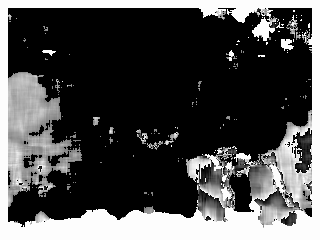
#> input picture disparity16.pgm, 320 x 240 px
$ python 'who?.py' disparity16.pgm   (Python 2 division)   (older library calls are emulated)
#> lines starting #> are read from the running program, lines starting #| are printed output that depends on the picture
import cv2
import numpy as np
import sys

def circle_nocolor():
    src = cv2.imread(str(sys.argv[1]),cv2.IMREAD_COLOR)
#> src is the input picture: shape (240, 320, 3); min 0, max 255, mean 76
    output = src.copy()
    gray = cv2.cvtColor(src,cv2.COLOR_BGR2GRAY)
    gray  = cv2.GaussianBlur(gray, (5,5), 0)
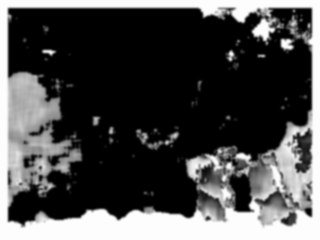
#> gray: shape (240, 320); min 0, max 253, mean 76
    circles = cv2.HoughCircles(gray, cv2.cv.CV_HOUGH_GRADIENT, 2, 2)
#> circles = 31 rows, first 8: [175, 103, 127.8], [183, 121, 129.8], [177, 101, 130.2], [237, 111, 98.2], [243, 91, 78], [221, 103, 89.2], [219, 85, 92.8], [269, 115, 99.8]
    cv2.imwrite("GRAY.Png",gray)
    if circles is not None:
        print len(circles)
#| 1
        circles = np.round(circles[0,:]).astype("int")
#> circles = 31 rows, first 8: [175, 103, 128], [183, 121, 130], [177, 101, 130], [237, 111, 98], [243, 91, 78], [221, 103, 89], [219, 85, 93], [269, 115, 100]
        for (x,y,r) in circles:
            cv2.circle(output, (x,y), r, (0,255,0),4)
            cv2.rectangle(output,(x-5,y-5),(x+5,y+5),(0,128,255),-1)
            cv2.imshow("output", np.hstack([src,output]))
            cv2.waitKey(0)
#> this loop made 31 passes
#> (x, y, r) on passes 1 to 12: (175, 103, 128), (183, 121, 130), (177, 101, 130), (237, 111, 98), (243, 91, 78), (221, 103, 89), (219, 85, 93), (269, 115, 100), (133, 117, 111), (181, 113, 106), (199, 115, 101), (169, 115, 109)
#> pass 1, in circle_nocolor, `cv2.imshow("output", np.hstack([src,output]))`:
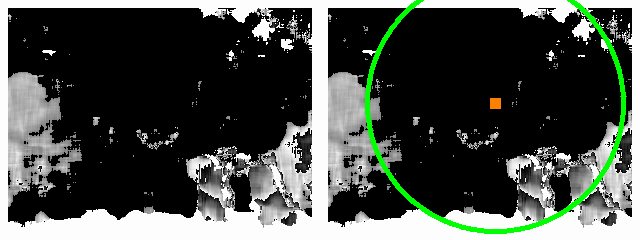
#> window 'output': shape (240, 640, 3); mean B, G, R 73.5, 79, 73.7
#> pass 2, in circle_nocolor, `cv2.imshow("output", np.hstack([src,output]))`:
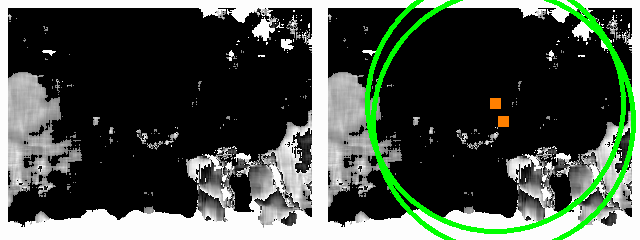
#> window 'output': shape (240, 640, 3); mean B, G, R 71.4, 81.5, 71.8
#> after the loop:
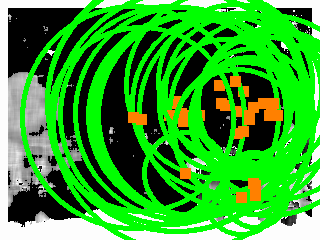
#> output: shape (240, 320, 3); mean B, G, R 42, 168.5, 50.1


if __name__ == '__main__':
    circle_nocolor()

$ run again, on cluster.png
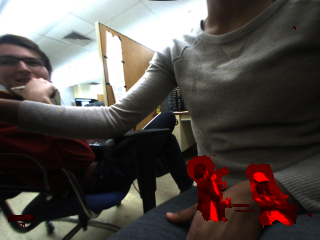
#> input picture cluster.png, 320 x 240 px
#> in circle_nocolor, src is the input picture: shape (240, 320, 3); mean B, G, R 74.2, 78, 84.5
#> in circle_nocolor, `circles = cv2.HoughCircles(gray, cv2.cv.CV_HOUGH_GRADIENT, 2, 2)`: circles = 18 rows, first 8: [93, 173, 90.4], [77, 21, 89.6], [73, 17, 95.2], [69, 71, 38.4], [69, 13, 96.4], [67, 17, 94.4], [71, 19, 95.6], [75, 19, 92.4]
#| 1
#> in circle_nocolor, `circles = np.round(circles[0,:]).astype("int")`: circles = 18 rows, first 8: [93, 173, 90], [77, 21, 90], [73, 17, 95], [69, 71, 38], [69, 13, 96], [67, 17, 94], [71, 19, 96], [75, 19, 92]
#> the loop in circle_nocolor, `for (x,y,r) in circles:` made 18 passes
#> pass 1, in circle_nocolor, `cv2.imshow("output", np.hstack([src,output]))`:
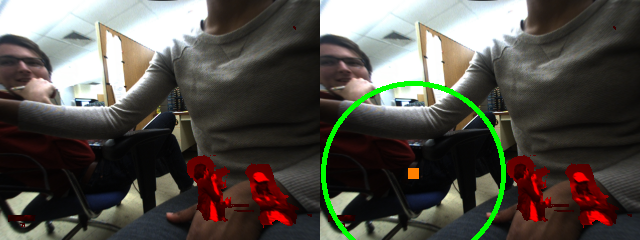
#> window 'output': shape (240, 640, 3); mean B, G, R 73.2, 80.6, 83.6
#> after the loop in circle_nocolor, `for (x,y,r) in circles:`:
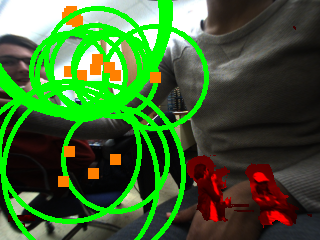
#> output: shape (240, 320, 3); mean B, G, R 48.4, 102, 62.5
